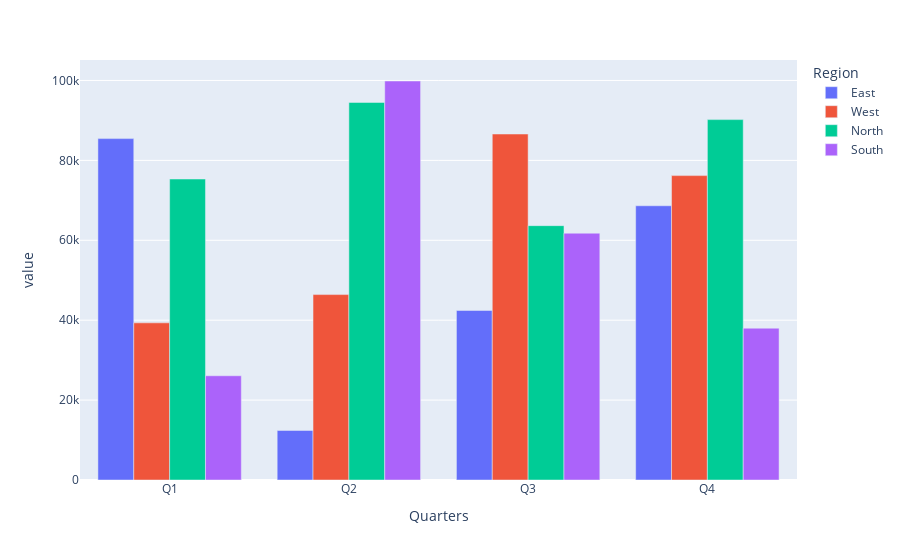

Notebook code for this chart:
### Code cell
# Display the same data as bar plot
data.plot.bar(barmode="group")

### Figure 1 — Plotly figure (JSON) as saved in the notebook; plotly's stock layout.template omitted (floating-point values rounded to 4 significant figures)
{"data": [{"alignmentgroup": "True", "hovertemplate": "Region=East<br>Quarters=%{x}<br>value=%{y}<extra></extra>", "legendgroup": "East", "marker": {"color": "#636efa", "pattern": {"shape": ""}}, "name": "East", "offsetgroup": "East", "orientation": "v", "showlegend": true, "textposition": "auto", "type": "bar", "x": ["Q1", "Q2", "Q3", "Q4"], "xaxis": "x", "y": [85450.0, 12400.0, 42430.0, 68640.0], "yaxis": "y"}, {"alignmentgroup": "True", "hovertemplate": "Region=West<br>Quarters=%{x}<br>value=%{y}<extra></extra>", "legendgroup": "West", "marker": {"color": "#EF553B", "pattern": {"shape": ""}}, "name": "West", "offsetgroup": "West", "orientation": "v", "showlegend": true, "textposition": "auto", "type": "bar", "x": ["Q1", "Q2", "Q3", "Q4"], "xaxis": "x", "y": [39340.0, 46410.0, 86600.0, 76190.0], "yaxis": "y"}, {"alignmentgroup": "True", "hovertemplate": "Region=North<br>Quarters=%{x}<br>value=%{y}<extra></extra>", "legendgroup": "North", "marker": {"color": "#00cc96", "pattern": {"shape": ""}}, "name": "North", "offsetgroup": "North", "orientation": "v", "showlegend": true, "textposition": "auto", "type": "bar", "x": ["Q1", "Q2", "Q3", "Q4"], "xaxis": "x", "y": [75330.0, 94510.0, 63670.0, 90200.0], "yaxis": "y"}, {"alignmentgroup": "True", "hovertemplate": "Region=South<br>Quarters=%{x}<br>value=%{y}<extra></extra>", "legendgroup": "South", "marker": {"color": "#ab63fa", "pattern": {"shape": ""}}, "name": "South", "offsetgroup": "South", "orientation": "v", "showlegend": true, "textposition": "auto", "type": "bar", "x": ["Q1", "Q2", "Q3", "Q4"], "xaxis": "x", "y": [26090.0, 99870.0, 61780.0, 38000.0], "yaxis": "y"}], "layout": {"barmode": "group", "legend": {"title": {"text": "Region"}, "tracegroupgap": 0}, "margin": {"t": 60}, "xaxis": {"anchor": "y", "domain": [0, 1], "title": {"text": "Quarters"}}, "yaxis": {"anchor": "x", "domain": [0, 1], "title": {"text": "value"}}}}
